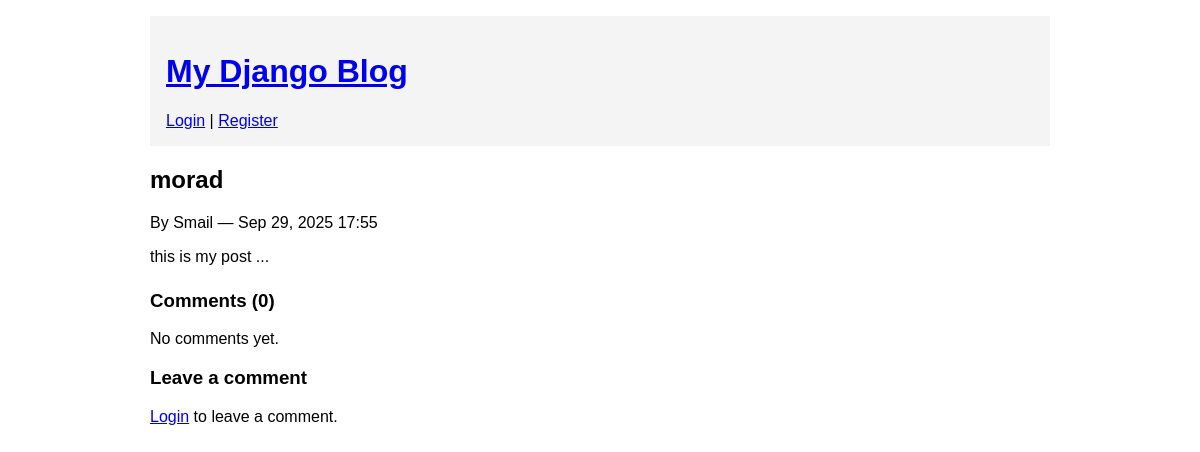
/post/1/, run on an earlier commit of the app's database.
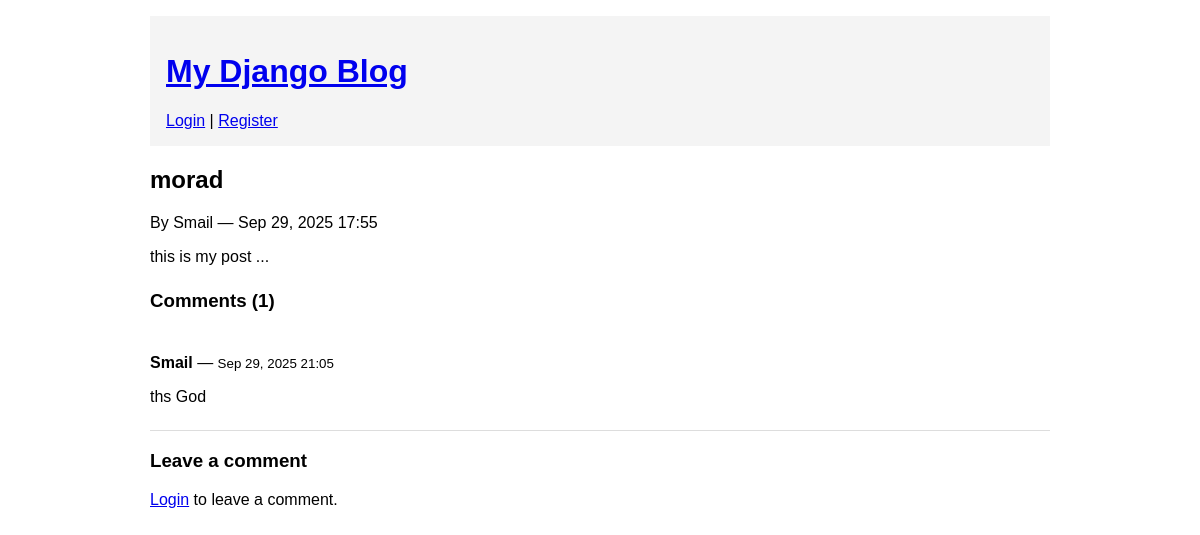
And on a later commit of the database.
### blog/models.py (models this page shows, shortened)
class Post(models.Model):
    title = models.CharField(max_length=200)
    content = models.TextField()
    published_date = models.DateTimeField(auto_now_add=True)
    author = models.ForeignKey(User, on_delete=models.CASCADE, related_name='posts')
    tags = TaggableManager()
    class Meta:
        ordering = ['-published_date']

class Comment(models.Model):
    post = models.ForeignKey('Post', on_delete=models.CASCADE, related_name='comments')
    author = models.ForeignKey(User, on_delete=models.CASCADE, related_name='comments')
    content = models.TextField()
    created_at = models.DateTimeField(auto_now_add=True)
    updated_at = models.DateTimeField(auto_now=True)
    class Meta:
        ordering = ['created_at']

### blog/views.py (the view)
# urls.py: path('post/<int:pk>/', views.post_detail, name='post_detail'),
def post_detail(request, pk):
    post = get_object_or_404(Post, pk=pk)
    return render(request, 'blog/post_detail.html', {'post': post})

### blog/templates/blog/post_detail.html (shortened to what this page needs)
{% extends 'blog/base.html' %}
{% block content %}
  <article>
    <h2>{{ post.title }}</h2>
    <p>By {{ post.author }} — {{ post.published_date|date:"M d, Y H:i" }}</p>
    <div>{{ post.content|linebreaks }}</div>
  </article>
  <section id="comments">
    <h3>Comments ({{ post.comments.count }})</h3>
    {% for comment in post.comments.all %}
      <div class="comment" style="border-bottom:1px solid #ddd; padding:8px 0;">
        <p><strong>{{ comment.author.username }}</strong> — <small>{{ comment.created_at|date:"M d, Y H:i" }}</small></p>
        <div>{{ comment.content|linebreaks }}</div>
      </div>
    {% empty %}
      <p>No comments yet.</p>
    {% endfor %}
  </section>
  <section id="add-comment">
    <h3>Leave a comment</h3>
    {% if user.is_authenticated %}
      <form action="{% url 'blog:comment_create' post.pk %}" method="post">
        {% csrf_token %}
        {{ form.as_p }}
        <button type="submit">Post Comment</button>
      </form>
    {% else %}
      <p><a href="{% url 'blog:login' %}">Login</a> to leave a comment.</p>
    {% endif %}
  </section>
{% endblock %}

What changed in the data, as far as the page shows it:
computed for Post "morad": comments.count "0" → "1"
added Comment: author.username "Smail", created_at "Sep 29, 2025 21:05", content "ths God"
Also different on the page:
text no longer shown: "No comments yet."
